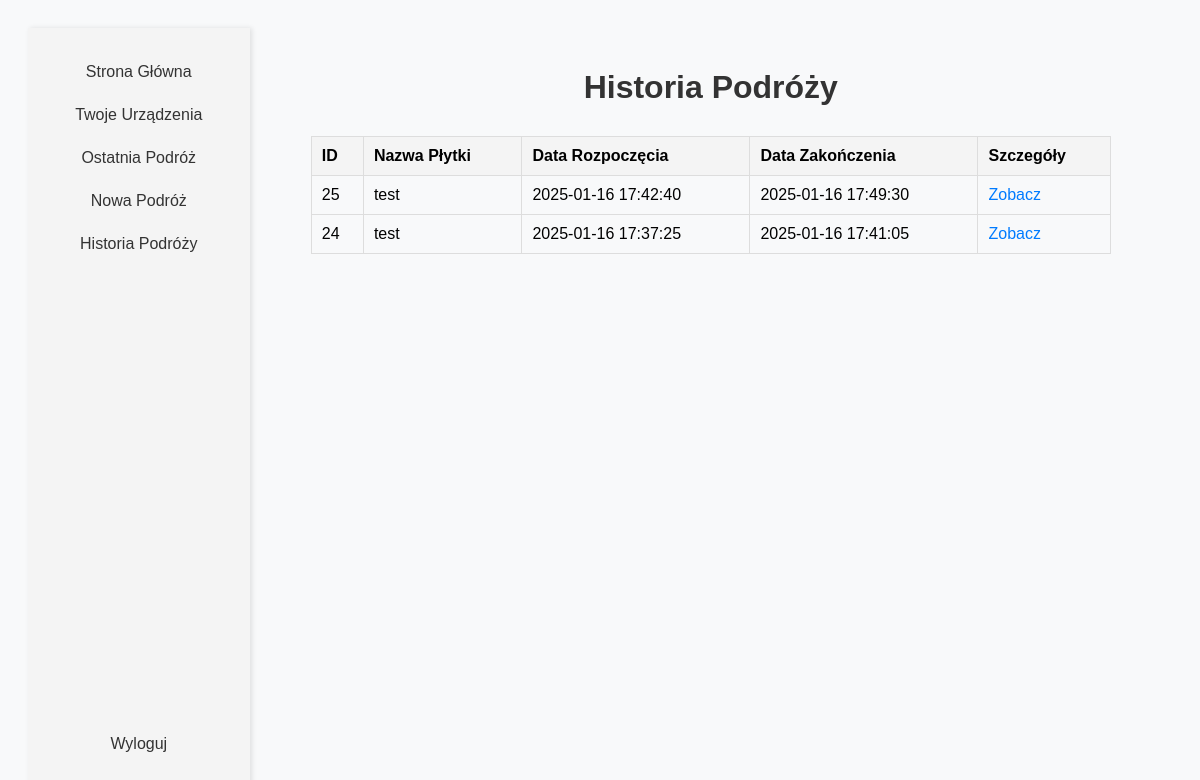
The app's page /journey_history (signed in) with its own data.
### tables this page shows
CREATE TABLE user_boards (
                    id INTEGER PRIMARY KEY AUTOINCREMENT,
                    user_id INTEGER NOT NULL,
                    mac_address TEXT NOT NULL,
                    board_name TEXT,
                    is_in_use INTEGER DEFAULT 0 NOT NULL,
                    FOREIGN KEY (user_id) REFERENCES users (id));

### routes/journey_history.py (the view)
@bp.route('/journey_history', methods=['GET'])
def journey_history():
    username = session.get('username')
    journeys = get_all_journeys(username)
    return render_template('journey_history.html', journeys=journeys, username=username)

### routes/journey_history.py (called while the page is built)
def get_user_id(username):
    conn = sqlite3.connect('Users.db')
    conn.row_factory = sqlite3.Row
    cur = conn.cursor()
    cur.execute("SELECT id FROM users WHERE username = ?", (username,))
    result = cur.fetchone()
    conn.close()
    return result['id'] if result else None

def get_user_mac_addresses(user_id):
    conn = sqlite3.connect('Users.db')
    conn.row_factory = sqlite3.Row
    cur = conn.cursor()
    cur.execute("SELECT mac_address FROM user_boards WHERE user_id = ?", (user_id,))
    rows = cur.fetchall()
    conn.close()
    return [row['mac_address'] for row in rows] if rows else []

def get_board_name(mac_address):
    conn = sqlite3.connect('Users.db')
    conn.row_factory = sqlite3.Row
    cur = conn.cursor()
    cur.execute("SELECT board_name FROM user_boards WHERE mac_address = ?", (mac_address,))
    result = cur.fetchone()
    conn.close()
    return result['board_name'] if result else "Nieznana płyta"

### templates/journey_history.html (shortened to what this page needs)
<!DOCTYPE html>
<html lang="pl">
<head>
</head>
<body>
    {% if username %}
        <div class="sidebar">
            <div>
                <a href="{{ url_for('home.home') }}">Strona Główna</a>
                <a href="{{ url_for('boards.boards', username=username) }}">Twoje Urządzenia</a>
                <a href="{{ url_for('current_journey.current_journey')}}">Ostatnia Podróż</a>
                <a href="{{ url_for('new_journey.new_journey') }}">Nowa Podróż</a>
                <a href="{{ url_for('journey_history.journey_history') }}">Historia Podróży</a>
            </div>
            <a href="{{ url_for('login.logout') }}">Wyloguj</a>
        </div>
        <div class="content">
            <h1>Historia Podróży</h1>
            <table class="journey-list">
                <thead>
                    <tr>
                        <th>ID</th>
                        <th>Nazwa Płytki</th>
                        <th>Data Rozpoczęcia</th>
                        <th>Data Zakończenia</th>
                        <th>Szczegóły</th>
                    </tr>
                </thead>
                <tbody>
                    {% for journey in journeys %}
                    <tr>
                        <td>{{ journey.id }}</td>
                        <td>{{ journey.board_name }}</td>
                        <td>{{ journey.start_time }}</td>
                        <td>{{ journey.end_time or 'W trakcie' }}</td>
                        <td><a class="journey-link" href="/journey_details/{{ journey.id }}">Zobacz</a></td>
                    </tr>
                    {% endfor %}
                </tbody>
            </table>
        </div>
    {% endif %}
</body>
</html>

### templates/journey_history.html (style rules this page uses)
body { font-family: Arial, sans-serif; text-align: center; background-color: #f8f9fa; padding: 20px; display: flex; }
h1 { color: #333; margin-bottom: 30px; }
.sidebar { width: 200px; background-color: #f4f4f4; padding: 20px; display: flex; flex-direction: column; justify-content: space-between; height: 90vh; box-shadow: 2px 0 5px rgba(0,0,0,0.1); }
.sidebar a { text-decoration: none; color: #333; padding: 10px 0; margin: 5px 0; display: block; font-size: 16px; }
.content { padding: 20px; justify-content: center; align-items: center; width: 85%; }
.journey-list { margin: 20px auto; max-width: 800px; border-collapse: collapse; width: 100%; }
.journey-list th, .journey-list td { border: 1px solid #ddd; padding: 10px; text-align: left; }
.journey-list th { background-color: #f4f4f4; }
.journey-link { color: #007bff; text-decoration: none; cursor: pointer; }

### records on screen
user_boards: id "25", board_name "test", start_time "2025-01-16 17:42:40", end_time "2025-01-16 17:49:30", id "24", start_time "2025-01-16 17:37:25", end_time "2025-01-16 17:41:05"
